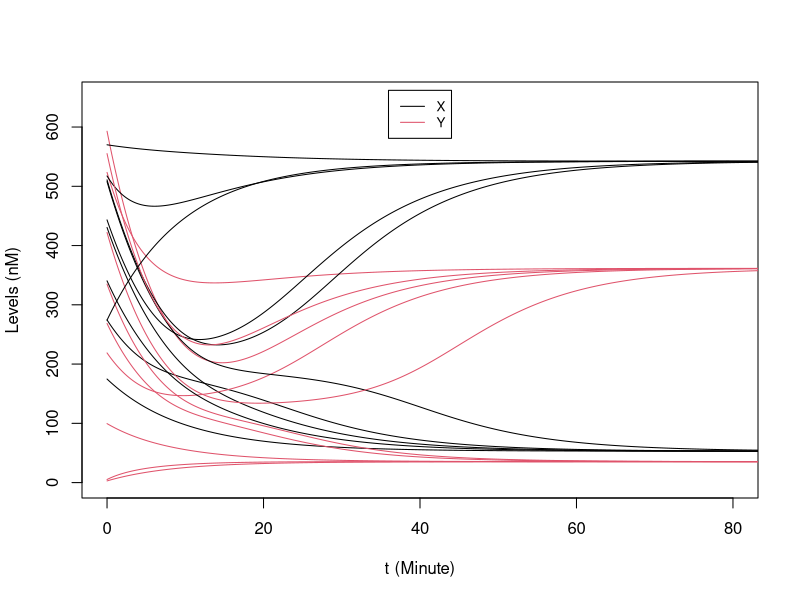
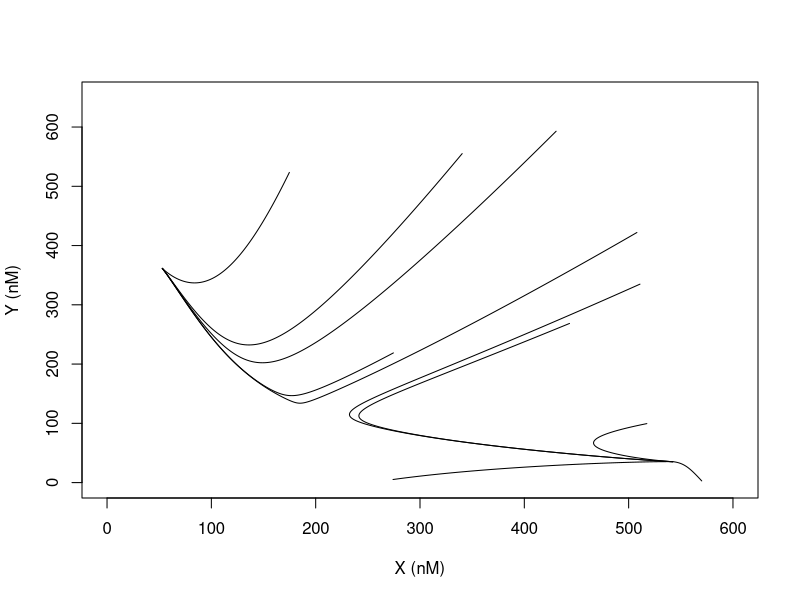
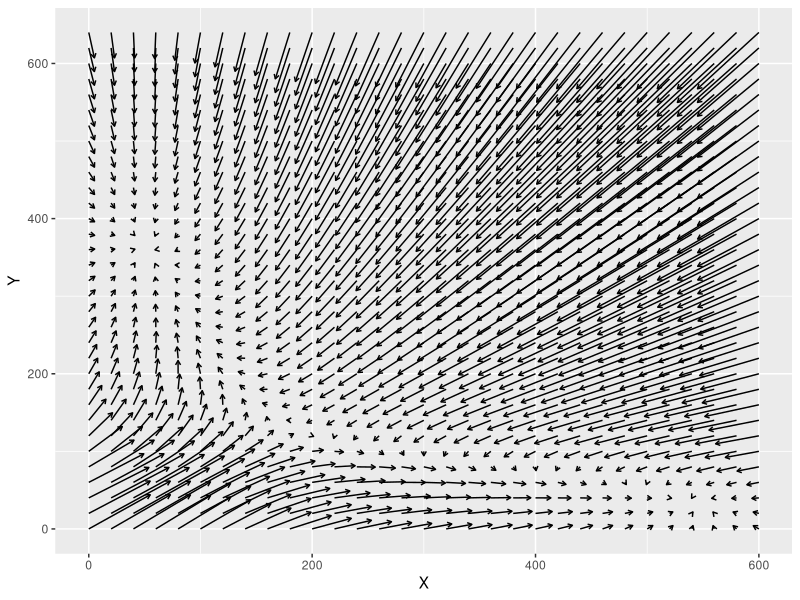
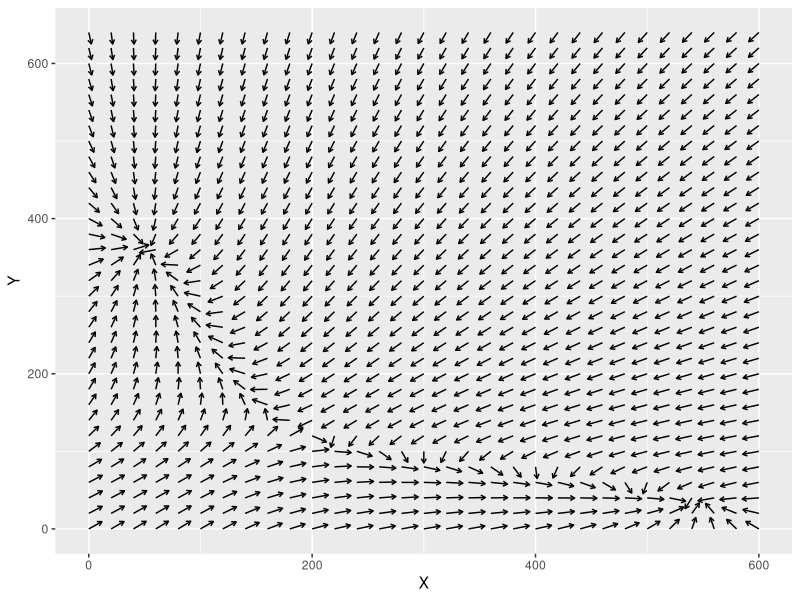
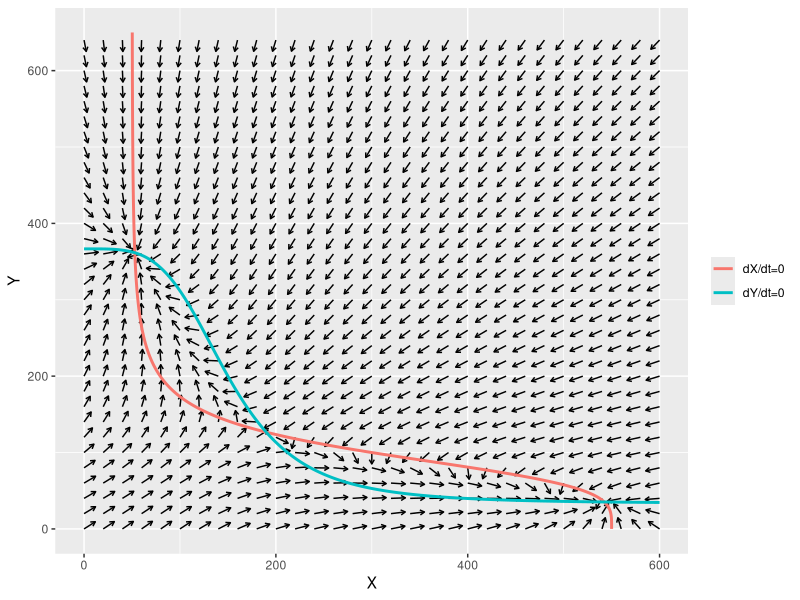
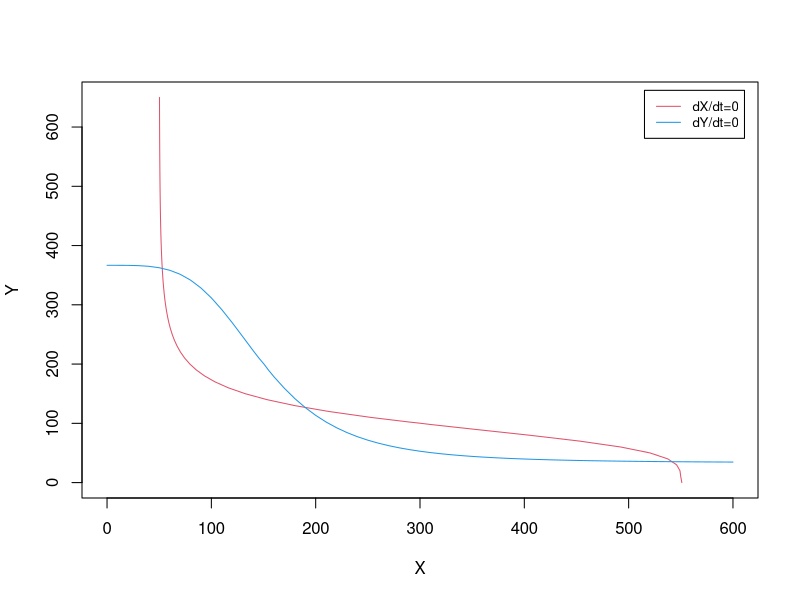
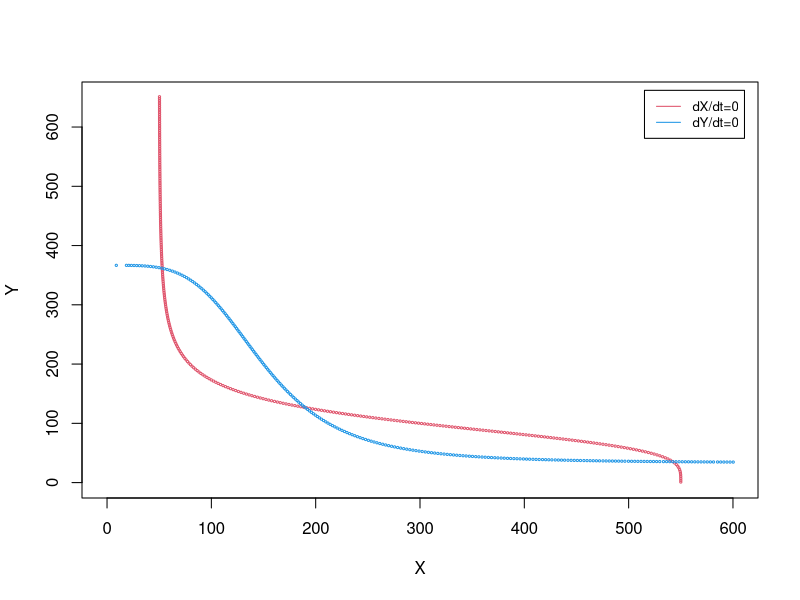

Generate these figures, in order, with R:
## ---- chunk 1
hill_inh <- function(X, X_th, n) 1 / (1 + (X / X_th)^n)   # inhibitory Hill function

# toggle switch: Y represses X, X represses Y
derivs_ts <- function(t, Xs) {
  X <- Xs[1]; Y <- Xs[2]
  dxdt <- 5 + 50 * hill_inh(Y, 100, 4) - 0.1 * X
  dydt <- 4 + 40 * hill_inh(X, 150, 4) - 0.12 * Y
  c(dxdt, dydt)
}
## ---- chunk 2
# RK4 for a generic multi-variable system (the vector version of Part 2B's RK4)
RK4_generic <- function(derivs, X0, t.total, dt, ...) {
  t_all <- seq(0, t.total, by = dt)
  n_all <- length(t_all)
  X_all <- matrix(0, nrow = n_all, ncol = length(X0))
  X_all[1, ] <- X0
  for (i in 1:(n_all - 1)) {
    t0 <- t_all[i]
    k1 <- dt * derivs(t0,          X_all[i, ],          ...)
    k2 <- dt * derivs(t0 + dt / 2, X_all[i, ] + k1 / 2, ...)
    k3 <- dt * derivs(t0 + dt / 2, X_all[i, ] + k2 / 2, ...)
    k4 <- dt * derivs(t0 + dt,     X_all[i, ] + k3,     ...)
    X_all[i + 1, ] <- X_all[i, ] + (k1 + 2 * k2 + 2 * k3 + k4) / 6
  }
  cbind(t_all, X_all)
}

set.seed(77)                                        # reproducible random starts
X_init_all <- matrix(runif(20, 0, 600), ncol = 2)   # 10 random (X, Y) initial conditions

t.total <- 100; dt <- 0.01
plot(NULL, xlab = "t (Minute)", ylab = "Levels (nM)", xlim = c(0, 80), ylim = c(0, 650))
for (i in seq_len(nrow(X_init_all))) {
  res <- RK4_generic(derivs_ts, X_init_all[i, ], t.total, dt)
  lines(res[, 1], res[, 2], col = 1)   # X(t)
  lines(res[, 1], res[, 3], col = 2)   # Y(t)
}
legend("top", inset = 0.02, legend = c("X", "Y"), col = 1:2, lty = 1, cex = 0.8)
## ---- chunk 3
#| fig-width: 5
#| fig-height: 5
plot(NULL, xlab = "X (nM)", ylab = "Y (nM)", xlim = c(0, 600), ylim = c(0, 650))
for (i in seq_len(nrow(X_init_all))) {
  res <- RK4_generic(derivs_ts, X_init_all[i, ], t.total, dt)
  lines(res[, 2], res[, 3], col = 1)   # trajectory in the (X, Y) plane
}
## ---- chunk 4
#| fig-width: 5
#| fig-height: 5
#| message: false
# vector field: the derivative (dX/dt, dY/dt) as an arrow at each grid point
library(ggplot2)
grid <- expand.grid(X = seq(0, 600, 20), Y = seq(0, 650, 20))
vf <- t(apply(grid, 1, function(Xs) c(Xs, derivs_ts(0, Xs))))
vf <- as.data.frame(vf); colnames(vf) <- c("X", "Y", "dX", "dY")

ggplot(vf, aes(X, Y)) +
  geom_segment(aes(xend = X + dX, yend = Y + dY),
               arrow = arrow(length = unit(0.05, "in")))
## ---- chunk 5
#| fig-width: 5
#| fig-height: 5
# unit vectors: same directions, normalized to a fixed length
vfu <- t(apply(grid, 1, function(Xs) {
  v <- derivs_ts(0, Xs)
  c(Xs, v / sqrt(sum(v^2)))
}))
vfu <- as.data.frame(vfu); colnames(vfu) <- c("X", "Y", "dX", "dY")

p_field <- ggplot(vfu, aes(X, Y)) +
  geom_segment(aes(xend = X + 15 * dX, yend = Y + 15 * dY),
               arrow = arrow(length = unit(0.05, "in")))
p_field
## ---- chunk 6
#| fig-width: 5
#| fig-height: 5
nullcline1 <- function(Y) cbind(X = (5 + 50 * hill_inh(Y, 100, 4)) / 0.1,  Y = Y)   # dX/dt = 0
nullcline2 <- function(X) cbind(X = X,  Y = (4 + 40 * hill_inh(X, 150, 4)) / 0.12)   # dY/dt = 0

null1 <- as.data.frame(nullcline1(seq(0, 650, 1)))
null2 <- as.data.frame(nullcline2(seq(0, 600, 1)))

p_field +
  geom_path(data = null1, aes(X, Y, colour = "dX/dt=0"), linewidth = 1) +
  geom_path(data = null2, aes(X, Y, colour = "dY/dt=0"), linewidth = 1) +
  labs(colour = NULL)
## ---- chunk 7
#| fig-width: 5
#| fig-height: 5
X_all <- seq(0, 600, 10); Y_all <- seq(0, 650, 10)
z_X <- outer(X_all, Y_all, function(X, Y) 5 + 50 * hill_inh(Y, 100, 4) - 0.1 * X)
z_Y <- outer(X_all, Y_all, function(X, Y) 4 + 40 * hill_inh(X, 150, 4) - 0.12 * Y)

contour(X_all, Y_all, z_X, levels = 0, col = 2, xlab = "X", ylab = "Y", drawlabels = FALSE)
contour(X_all, Y_all, z_Y, levels = 0, col = 4, add = TRUE, drawlabels = FALSE)
legend("topright", inset = 0.02, legend = c("dX/dt=0", "dY/dt=0"), col = c(2, 4), lty = 1, cex = 0.8)
## ---- chunk 8
# f_X, f_Y and their partial derivatives (Jacobian entries)
f_null1  <- function(X, Y) 5 + 50 * hill_inh(Y, 100, 4) - 0.1 * X    # f_X
dfdX_null1 <- function(X, Y) -0.1
dfdY_null1 <- function(X, Y) { u <- (Y / 100)^4; -200 / Y * u / (1 + u)^2 }
f_null2  <- function(X, Y) 4 + 40 * hill_inh(X, 150, 4) - 0.12 * Y   # f_Y
dfdX_null2 <- function(X, Y) { u <- (X / 150)^4; -160 / X * u / (1 + u)^2 }
dfdY_null2 <- function(X, Y) -0.12
## ---- chunk 9
# Newton corrector (1D in X at fixed Y); stops if X leaves X_range (as in Part 2F)
find_root_Newton <- function(X, func, dfunc, X_range, error = 1e-3, ...) {
  f <- func(X, ...)
  while (abs(f) > error) {
    X <- X - f / dfunc(X, ...)
    if ((X - X_range[1]) * (X - X_range[2]) > 0) break
    f <- func(X, ...)
  }
  X
}

# 1D RK4 run to steady state, used to land the first point on a nullcline
RK4_1D_steady <- function(derivs, X0, t.total, dt, ...) {
  X <- X0; t <- 0
  while (t <= t.total) {
    df <- derivs(X, ...)
    if (abs(df) < 1e-8) break
    k1 <- dt * df
    k2 <- dt * derivs(X + k1 / 2, ...)
    k3 <- dt * derivs(X + k2 / 2, ...)
    k4 <- dt * derivs(X + k3, ...)
    X <- X + (k1 + 2 * k2 + 2 * k3 + k4) / 6
    t <- t + dt
  }
  X
}
## ---- chunk 10
# arc-length continuation of a nullcline: step in (X, Y), Newton-correct in X
nullcline_numcont <- function(func, dfdX, dfdY, X_range, Y_range,
                              X_init, Y_init, direct = 1, step_arc = 3) {
  nmax <- 10000
  results <- matrix(NA, nrow = nmax, ncol = 2)
  step_Y_prev <- direct; step_X_prev <- 0
  X_new <- X_init; Y <- Y_init
  cycle <- 1
  results[cycle, ] <- c(X_new, Y)
  while ((X_new - X_range[1]) * (X_new - X_range[2]) <= 0 &&
         (Y - Y_range[1]) * (Y - Y_range[2]) <= 0 && cycle < nmax) {
    h <- -dfdY(X_new, Y) / dfdX(X_new, Y)          # dX/dY along the curve
    step_Y <- step_arc / sqrt(1 + h^2)             # arc-length step (Part 2F, Eq 7)
    step_X <- step_Y * h
    if (step_Y_prev * step_Y + step_X_prev * step_X < 0) {   # keep travel direction
      step_Y <- -step_Y; step_X <- -step_X
    }
    step_Y_prev <- step_Y; step_X_prev <- step_X
    Y <- Y + step_Y
    X_new <- find_root_Newton(X_new + step_X, func, dfdX, X_range, Y = Y)   # correct in X
    cycle <- cycle + 1
    results[cycle, ] <- c(X_new, Y)
  }
  na.omit(results)
}

X_range <- c(0, 600); Y_range <- c(0, 650)

# land a starting point on each nullcline, then trace it
X0_null1 <- RK4_1D_steady(f_null1, X0 = 500, Y = 1, t.total = 1000, dt = 0.01)
null1_cont <- nullcline_numcont(f_null1, dfdX_null1, dfdY_null1, X_range, Y_range,
                                X_init = X0_null1, Y_init = 1, direct = 1)

X0_null2 <- RK4_1D_steady(f_null2, X0 = 1, Y = 366.6, t.total = 1000, dt = 0.01)
null2_cont <- nullcline_numcont(f_null2, dfdX_null2, dfdY_null2, X_range, Y_range,
                                X_init = X0_null2, Y_init = 366.6, direct = -1)

plot(NULL, xlab = "X", ylab = "Y", xlim = X_range, ylim = Y_range)
points(null1_cont[, 1], null1_cont[, 2], pch = 1, cex = 0.3, col = 2)
points(null2_cont[, 1], null2_cont[, 2], pch = 1, cex = 0.3, col = 4)
legend("topright", inset = 0.02, legend = c("dX/dt=0", "dY/dt=0"), col = c(2, 4), lty = 1, cex = 0.8)
